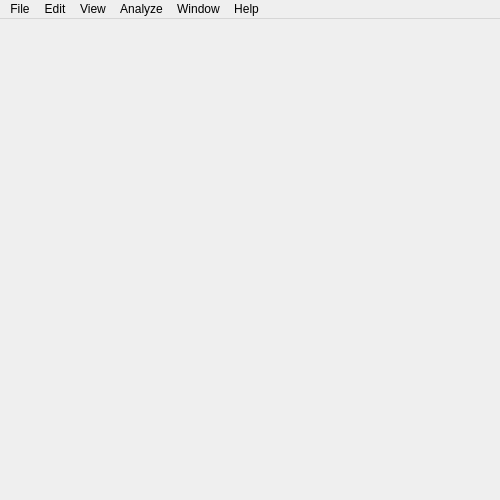
<?xml version="1.0" encoding="UTF-8"?>
<ui version="4.0">
 <class>MenuBar</class>
 <widget class="QMainWindow" name="MenuBar">
  <property name="geometry">
   <rect>
    <x>0</x>
    <y>0</y>
    <width>500</width>
    <height>500</height>
   </rect>
  </property>
  <property name="sizePolicy">
   <sizepolicy hsizetype="Ignored" vsizetype="Ignored">
    <horstretch>0</horstretch>
    <verstretch>0</verstretch>
   </sizepolicy>
  </property>
  <property name="minimumSize">
   <size>
    <width>500</width>
    <height>500</height>
   </size>
  </property>
  <property name="maximumSize">
   <size>
    <width>5000</width>
    <height>5000</height>
   </size>
  </property>
  <property name="focusPolicy">
   <enum>Qt::ClickFocus</enum>
  </property>
  <property name="windowTitle">
   <string/>
  </property>
  <property name="statusTip">
   <string notr="true"/>
  </property>
  <property name="whatsThis">
   <string notr="true"/>
  </property>
  <property name="accessibleName">
   <string notr="true"/>
  </property>
  <property name="autoFillBackground">
   <bool>false</bool>
  </property>
  <property name="styleSheet">
   <string notr="true"/>
  </property>
  <property name="documentMode">
   <bool>false</bool>
  </property>
  <property name="dockNestingEnabled">
   <bool>false</bool>
  </property>
  <property name="unifiedTitleAndToolBarOnMac">
   <bool>false</bool>
  </property>
  <widget class="QWidget" name="centralWidget">
   <property name="styleSheet">
    <string notr="true">background rgb(0,0,0)</string>
   </property>
   <layout class="QGridLayout" name="gridLayout_2">
    <item row="0" column="0">
     <layout class="QHBoxLayout" name="list_LayoutBox">
      <property name="sizeConstraint">
       <enum>QLayout::SetFixedSize</enum>
      </property>
     </layout>
    </item>
    <item row="0" column="1">
     <layout class="QHBoxLayout" name="mpl_LayoutBox"/>
    </item>
   </layout>
  </widget>
  <widget class="QMenuBar" name="menuBar">
   <property name="geometry">
    <rect>
     <x>0</x>
     <y>0</y>
     <width>500</width>
     <height>22</height>
    </rect>
   </property>
   <property name="nativeMenuBar">
    <bool>true</bool>
   </property>
   <widget class="QMenu" name="menuFile">
    <property name="title">
     <string>File</string>
    </property>
    <widget class="QMenu" name="menuExport">
     <property name="title">
      <string>Export</string>
     </property>
     <addaction name="actionExport_Correction_Factors"/>
     <addaction name="actionExport_Colocalization"/>
     <addaction name="actionExport_Selected_Traces"/>
     <addaction name="actionExport_All_Traces"/>
     <addaction name="actionExport_ES_Histogram_Data"/>
     <addaction name="actionExport_Transition_Density_Data"/>
    </widget>
    <addaction name="actionOpen"/>
    <addaction name="separator"/>
    <addaction name="actionClose"/>
    <addaction name="actionSave"/>
    <addaction name="separator"/>
    <addaction name="menuExport"/>
   </widget>
   <widget class="QMenu" name="menuEdit">
    <property name="title">
     <string>Edit</string>
    </property>
    <addaction name="actionRemove_File"/>
    <addaction name="actionRemove_All_Files"/>
    <addaction name="actionCheck_All_Traces"/>
    <addaction name="actionUncheck_All_Traces"/>
    <addaction name="actionSelect_All"/>
   </widget>
   <widget class="QMenu" name="menuAnalyze">
    <property name="title">
     <string>Analyze</string>
    </property>
    <widget class="QMenu" name="menuManually_Select_Bleaching">
     <property name="title">
      <string>Manually Select Bleaching</string>
     </property>
     <addaction name="actionSelect_Bleach_Red_Channel"/>
     <addaction name="actionSelect_Bleach_Green_Channel"/>
    </widget>
    <widget class="QMenu" name="menuManually_Select_Blinking">
     <property name="title">
      <string>Manually Select Blinking</string>
     </property>
     <addaction name="actionSelect_Blink_Interval"/>
    </widget>
    <widget class="QMenu" name="menuPredict_Trace_Type">
     <property name="title">
      <string>Predict Trace Type</string>
     </property>
     <addaction name="actionPredict_Selected_Traces"/>
     <addaction name="actionPredict_All_traces"/>
    </widget>
    <addaction name="actionColocalize_All"/>
    <addaction name="actionClear_Traces"/>
    <addaction name="actionFind_Show_Traces"/>
    <addaction name="actionClear_and_Rerun"/>
    <addaction name="separator"/>
    <addaction name="actionColor_Red"/>
    <addaction name="actionColor_Yellow"/>
    <addaction name="actionColor_Green"/>
    <addaction name="actionClear_Color"/>
    <addaction name="actionClear_All_Colors"/>
    <addaction name="separator"/>
    <addaction name="actionCorrectionFactorsWindow"/>
    <addaction name="actionGet_alphaFactor"/>
    <addaction name="actionGet_deltaFactor"/>
    <addaction name="actionClear_Correction_Factors"/>
    <addaction name="separator"/>
    <addaction name="menuManually_Select_Bleaching"/>
    <addaction name="menuManually_Select_Blinking"/>
    <addaction name="separator"/>
    <addaction name="actionFit_Hmm_Selected"/>
    <addaction name="menuPredict_Trace_Type"/>
    <addaction name="actionClear_All_Predictions"/>
   </widget>
   <widget class="QMenu" name="menuWindow">
    <property name="title">
     <string>Window</string>
    </property>
    <addaction name="actionMinimize"/>
    <addaction name="separator"/>
    <addaction name="actionMainWindow"/>
    <addaction name="actionTraceWindow"/>
    <addaction name="actionHistogramWindow"/>
    <addaction name="actionTransitionDensityWindow"/>
    <addaction name="actionTraceSimulatorWindow"/>
   </widget>
   <widget class="QMenu" name="menuHelp">
    <property name="title">
     <string>Help</string>
    </property>
    <addaction name="actionGet_Help_Online"/>
    <addaction name="separator"/>
    <addaction name="actionPreferences"/>
    <addaction name="actionAbout"/>
    <addaction name="actionDebug"/>
   </widget>
   <widget class="QMenu" name="menuView">
    <property name="title">
     <string>View</string>
    </property>
    <addaction name="actionFormat_Plot"/>
    <addaction name="separator"/>
    <addaction name="actionAdvanced_Sort"/>
    <addaction name="actionSort_by_Ascending"/>
    <addaction name="actionSort_by_Red_Bleach"/>
    <addaction name="actionSort_by_Green_Bleach"/>
    <addaction name="actionSort_by_Equal_Stoichiometry"/>
   </widget>
   <addaction name="menuFile"/>
   <addaction name="menuEdit"/>
   <addaction name="menuView"/>
   <addaction name="menuAnalyze"/>
   <addaction name="menuWindow"/>
   <addaction name="menuHelp"/>
  </widget>
  <action name="actionOpen">
   <property name="text">
    <string>Open Files</string>
   </property>
   <property name="shortcut">
    <string>Ctrl+O</string>
   </property>
  </action>
  <action name="actionSave">
   <property name="text">
    <string>Save Plot</string>
   </property>
   <property name="shortcut">
    <string>Ctrl+S</string>
   </property>
  </action>
  <action name="actionRemove_File">
   <property name="enabled">
    <bool>false</bool>
   </property>
   <property name="text">
    <string>Remove Current Item From List</string>
   </property>
   <property name="shortcut">
    <string>Ctrl+Backspace</string>
   </property>
  </action>
  <action name="actionMinimize">
   <property name="text">
    <string>Minimize</string>
   </property>
   <property name="shortcut">
    <string>Ctrl+M</string>
   </property>
  </action>
  <action name="actionFind_Show_Traces">
   <property name="enabled">
    <bool>false</bool>
   </property>
   <property name="text">
    <string>Show Traces</string>
   </property>
   <property name="shortcut">
    <string>Ctrl+Shift+T</string>
   </property>
  </action>
  <action name="actionClose">
   <property name="enabled">
    <bool>true</bool>
   </property>
   <property name="text">
    <string>Close Window</string>
   </property>
   <property name="shortcut">
    <string>Ctrl+W</string>
   </property>
  </action>
  <action name="actionGet_Help_Online">
   <property name="text">
    <string>Get Help Online</string>
   </property>
  </action>
  <action name="actionDebug">
   <property name="text">
    <string>Debug...</string>
   </property>
  </action>
  <action name="actionPreferences">
   <property name="text">
    <string>Preferences</string>
   </property>
   <property name="shortcut">
    <string>Ctrl+,</string>
   </property>
  </action>
  <action name="actionAbout">
   <property name="text">
    <string>About</string>
   </property>
  </action>
  <action name="actionColocalize_All">
   <property name="enabled">
    <bool>false</bool>
   </property>
   <property name="text">
    <string>Colocalize All</string>
   </property>
   <property name="shortcut">
    <string>Ctrl+Alt+L</string>
   </property>
  </action>
  <action name="actionColor_Red">
   <property name="enabled">
    <bool>false</bool>
   </property>
   <property name="text">
    <string>Color Red</string>
   </property>
   <property name="shortcut">
    <string>Meta+Shift+R</string>
   </property>
  </action>
  <action name="actionSort_by_Red_Bleach">
   <property name="enabled">
    <bool>false</bool>
   </property>
   <property name="text">
    <string>Sort by Red Bleach</string>
   </property>
  </action>
  <action name="actionClear_Color">
   <property name="enabled">
    <bool>false</bool>
   </property>
   <property name="text">
    <string>Clear Color</string>
   </property>
   <property name="shortcut">
    <string>Meta+Shift+C</string>
   </property>
  </action>
  <action name="actionColor_Yellow">
   <property name="enabled">
    <bool>false</bool>
   </property>
   <property name="text">
    <string>Color Yellow</string>
   </property>
   <property name="shortcut">
    <string>Meta+Shift+Y</string>
   </property>
  </action>
  <action name="actionColor_Green">
   <property name="enabled">
    <bool>false</bool>
   </property>
   <property name="text">
    <string>Color Green</string>
   </property>
   <property name="toolTip">
    <string>Color Green</string>
   </property>
   <property name="shortcut">
    <string>Meta+Shift+G</string>
   </property>
  </action>
  <action name="actionClear_All_Colors">
   <property name="enabled">
    <bool>false</bool>
   </property>
   <property name="text">
    <string>Clear All Colors</string>
   </property>
   <property name="shortcut">
    <string>Meta+Alt+Shift+C</string>
   </property>
  </action>
  <action name="actionSort_by_Ascending">
   <property name="enabled">
    <bool>false</bool>
   </property>
   <property name="text">
    <string>Sort by Ascending</string>
   </property>
  </action>
  <action name="actionSave_Session">
   <property name="text">
    <string>Save Session (Beta)</string>
   </property>
  </action>
  <action name="actionLoad_Session">
   <property name="text">
    <string>Load Session (Beta)</string>
   </property>
  </action>
  <action name="actionRemove_All_Files">
   <property name="enabled">
    <bool>false</bool>
   </property>
   <property name="text">
    <string>Remove All Items From List</string>
   </property>
  </action>
  <action name="actionGet_alphaFactor">
   <property name="enabled">
    <bool>false</bool>
   </property>
   <property name="text">
    <string>Find ɑ-Factor (for D-only)</string>
   </property>
   <property name="shortcut">
    <string>Meta+Shift+A</string>
   </property>
  </action>
  <action name="actionGet_deltaFactor">
   <property name="enabled">
    <bool>false</bool>
   </property>
   <property name="text">
    <string>Find δ-Factor (for A-only)</string>
   </property>
   <property name="shortcut">
    <string>Meta+Shift+D</string>
   </property>
  </action>
  <action name="actionClear_Correction_Factors">
   <property name="enabled">
    <bool>false</bool>
   </property>
   <property name="text">
    <string>Clear Correction Factors</string>
   </property>
   <property name="shortcut">
    <string>Meta+Shift+C</string>
   </property>
  </action>
  <action name="actionTraceWindow">
   <property name="text">
    <string>Traces</string>
   </property>
   <property name="shortcut">
    <string>Ctrl+2</string>
   </property>
  </action>
  <action name="actionMainWindow">
   <property name="text">
    <string>Images</string>
   </property>
   <property name="shortcut">
    <string>Ctrl+1</string>
   </property>
  </action>
  <action name="actionHistogramWindow">
   <property name="text">
    <string>Histogram</string>
   </property>
   <property name="shortcut">
    <string>Ctrl+3</string>
   </property>
  </action>
  <action name="actionExport_Correction_Factors">
   <property name="text">
    <string>Correction Factors</string>
   </property>
  </action>
  <action name="actionExport_Colocalization">
   <property name="text">
    <string>Colocalization</string>
   </property>
  </action>
  <action name="actionExport_Selected_Traces">
   <property name="text">
    <string>Selected Traces</string>
   </property>
  </action>
  <action name="actionExport_All_Traces">
   <property name="text">
    <string>All Traces</string>
   </property>
  </action>
  <action name="actionSort_by_Green_Bleach">
   <property name="enabled">
    <bool>false</bool>
   </property>
   <property name="text">
    <string>Sort by Green Bleach</string>
   </property>
  </action>
  <action name="actionClear_Traces">
   <property name="enabled">
    <bool>false</bool>
   </property>
   <property name="text">
    <string>Clear Traces</string>
   </property>
  </action>
  <action name="actionExport_ES_Histogram_Data">
   <property name="text">
    <string>E-S Histogram Data</string>
   </property>
  </action>
  <action name="actionTransitionDensityWindow">
   <property name="text">
    <string>Transition Density</string>
   </property>
   <property name="shortcut">
    <string>Ctrl+4</string>
   </property>
  </action>
  <action name="actionCorrectionFactorsWindow">
   <property name="enabled">
    <bool>false</bool>
   </property>
   <property name="text">
    <string>Set Correction Factors</string>
   </property>
   <property name="shortcut">
    <string>Ctrl+Shift+K</string>
   </property>
  </action>
  <action name="actionFit_Hmm_Current">
   <property name="enabled">
    <bool>false</bool>
   </property>
   <property name="text">
    <string>Current Trace</string>
   </property>
  </action>
  <action name="actionFit_Hmm_Selected">
   <property name="enabled">
    <bool>false</bool>
   </property>
   <property name="text">
    <string>Fit Hidden Markov Model to Selected</string>
   </property>
   <property name="shortcut">
    <string>Ctrl+Shift+M</string>
   </property>
  </action>
  <action name="actionBatch_analyze">
   <property name="text">
    <string>Batch analyze</string>
   </property>
   <property name="shortcut">
    <string>Ctrl+B</string>
   </property>
  </action>
  <action name="actionSort_by_Equal_Stoichiometry">
   <property name="enabled">
    <bool>false</bool>
   </property>
   <property name="text">
    <string>Sort by Equal Stoichiometry</string>
   </property>
  </action>
  <action name="actionEdit_Plot">
   <property name="text">
    <string>Edit Plot</string>
   </property>
  </action>
  <action name="actionFormat_Plot">
   <property name="enabled">
    <bool>false</bool>
   </property>
   <property name="text">
    <string>Format Plot</string>
   </property>
  </action>
  <action name="actionUncheck_All">
   <property name="enabled">
    <bool>false</bool>
   </property>
   <property name="text">
    <string>Uncheck All</string>
   </property>
   <property name="shortcut">
    <string>Ctrl+Alt+Shift+E</string>
   </property>
  </action>
  <action name="actionClear_and_Rerun">
   <property name="enabled">
    <bool>false</bool>
   </property>
   <property name="text">
    <string>Clear Traces and Rerun</string>
   </property>
  </action>
  <action name="actionSelect_Bleach_Red_Channel">
   <property name="enabled">
    <bool>false</bool>
   </property>
   <property name="text">
    <string>Red Channel</string>
   </property>
  </action>
  <action name="actionSelect_Bleach_Green_Channel">
   <property name="enabled">
    <bool>false</bool>
   </property>
   <property name="text">
    <string>Green Channel</string>
   </property>
  </action>
  <action name="actionSelect_Blink_Interval">
   <property name="enabled">
    <bool>false</bool>
   </property>
   <property name="text">
    <string>Blink Interval</string>
   </property>
  </action>
  <action name="actionAdvanced_Sort">
   <property name="enabled">
    <bool>false</bool>
   </property>
   <property name="text">
    <string>Advanced Sort</string>
   </property>
  </action>
  <action name="actionCheck_All">
   <property name="enabled">
    <bool>false</bool>
   </property>
   <property name="text">
    <string>Check All</string>
   </property>
   <property name="shortcut">
    <string>Ctrl+Alt+Shift+E</string>
   </property>
  </action>
  <action name="actionExport_Transition_Density_Data">
   <property name="text">
    <string>Transition Density Data</string>
   </property>
  </action>
  <action name="actionCheck_All_Traces">
   <property name="enabled">
    <bool>false</bool>
   </property>
   <property name="text">
    <string>Check All Traces</string>
   </property>
   <property name="shortcut">
    <string>Ctrl+E</string>
   </property>
  </action>
  <action name="actionUncheck_All_Traces">
   <property name="enabled">
    <bool>false</bool>
   </property>
   <property name="text">
    <string>Uncheck All Traces</string>
   </property>
   <property name="shortcut">
    <string>Ctrl+Alt+E</string>
   </property>
  </action>
  <action name="actionLifetimes">
   <property name="text">
    <string>Transition Lifetimes</string>
   </property>
   <property name="shortcut">
    <string>Ctrl+5</string>
   </property>
  </action>
  <action name="actionPredict_Selected_Traces">
   <property name="text">
    <string>Selected Traces</string>
   </property>
   <property name="shortcut">
    <string>Ctrl+P</string>
   </property>
  </action>
  <action name="actionPredict_All_traces">
   <property name="text">
    <string>All traces</string>
   </property>
   <property name="shortcut">
    <string>Ctrl+Alt+P</string>
   </property>
  </action>
  <action name="actionClear_All_Predictions">
   <property name="enabled">
    <bool>false</bool>
   </property>
   <property name="text">
    <string>Clear All Predictions</string>
   </property>
   <property name="shortcut">
    <string>Meta+Ctrl+P</string>
   </property>
  </action>
  <action name="actionTraceSimulatorWindow">
   <property name="text">
    <string>Trace Simulator</string>
   </property>
   <property name="shortcut">
    <string>Ctrl+5</string>
   </property>
  </action>
  <action name="actionSelect_All">
   <property name="text">
    <string>Select All</string>
   </property>
   <property name="shortcut">
    <string>Ctrl+A</string>
   </property>
  </action>
 </widget>
 <layoutdefault spacing="6" margin="11"/>
 <resources/>
 <connections/>
</ui>
